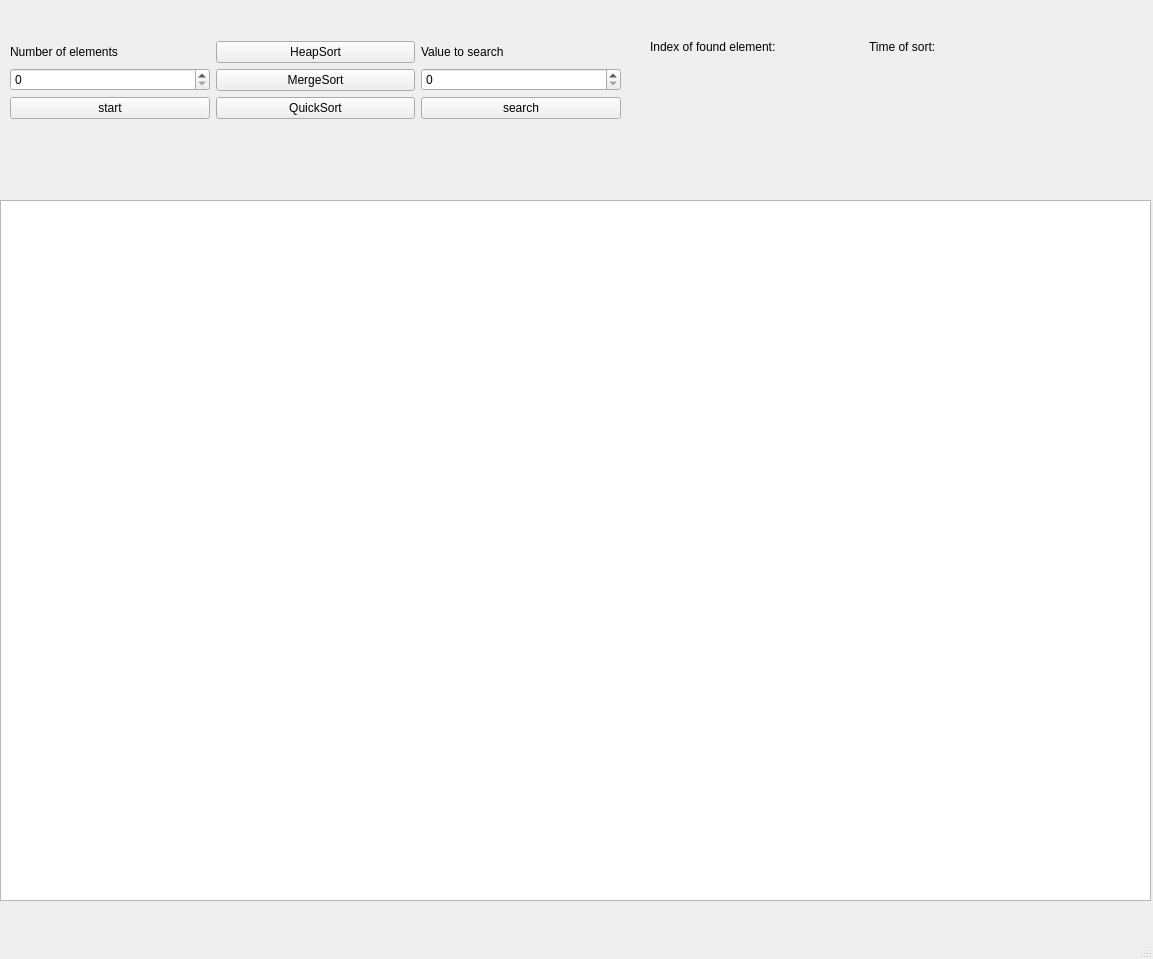
<?xml version="1.0" encoding="UTF-8"?>
<ui version="4.0">
 <class>MainWindow</class>
 <widget class="QMainWindow" name="MainWindow">
  <property name="geometry">
   <rect>
    <x>0</x>
    <y>0</y>
    <width>1153</width>
    <height>959</height>
   </rect>
  </property>
  <property name="windowTitle">
   <string>MainWindow</string>
  </property>
  <widget class="QWidget" name="centralwidget">
   <widget class="QGraphicsView" name="graphicsView">
    <property name="geometry">
     <rect>
      <x>0</x>
      <y>200</y>
      <width>1151</width>
      <height>701</height>
     </rect>
    </property>
   </widget>
   <widget class="QWidget" name="">
    <property name="geometry">
     <rect>
      <x>10</x>
      <y>10</y>
      <width>611</width>
      <height>141</height>
     </rect>
    </property>
    <layout class="QGridLayout" name="gridLayout_4">
     <item row="0" column="0">
      <layout class="QGridLayout" name="gridLayout">
       <item row="0" column="0">
        <widget class="QLabel" name="label_2">
         <property name="text">
          <string>Number of elements</string>
         </property>
        </widget>
       </item>
       <item row="1" column="0">
        <widget class="QSpinBox" name="spinBox">
         <property name="maximum">
          <number>600</number>
         </property>
        </widget>
       </item>
       <item row="2" column="0">
        <widget class="QPushButton" name="pushButton">
         <property name="text">
          <string>start</string>
         </property>
        </widget>
       </item>
      </layout>
     </item>
     <item row="0" column="1">
      <layout class="QGridLayout" name="gridLayout_2">
       <item row="0" column="0">
        <widget class="QPushButton" name="sortButton">
         <property name="text">
          <string>HeapSort</string>
         </property>
        </widget>
       </item>
       <item row="1" column="0">
        <widget class="QPushButton" name="mergeSortButton">
         <property name="text">
          <string>MergeSort</string>
         </property>
        </widget>
       </item>
       <item row="2" column="0">
        <widget class="QPushButton" name="quickSortButton">
         <property name="text">
          <string>QuickSort</string>
         </property>
        </widget>
       </item>
      </layout>
     </item>
     <item row="0" column="2">
      <layout class="QGridLayout" name="gridLayout_3">
       <item row="0" column="0">
        <widget class="QLabel" name="label_4">
         <property name="text">
          <string>Value to search</string>
         </property>
        </widget>
       </item>
       <item row="1" column="0">
        <widget class="QSpinBox" name="searchSpinBox">
         <property name="maximum">
          <number>600</number>
         </property>
        </widget>
       </item>
       <item row="2" column="0">
        <widget class="QPushButton" name="search">
         <property name="text">
          <string>search</string>
         </property>
        </widget>
       </item>
      </layout>
     </item>
    </layout>
   </widget>
   <widget class="QWidget" name="">
    <property name="geometry">
     <rect>
      <x>650</x>
      <y>10</y>
      <width>431</width>
      <height>151</height>
     </rect>
    </property>
    <layout class="QGridLayout" name="gridLayout_7">
     <item row="0" column="0">
      <layout class="QGridLayout" name="gridLayout_5">
       <item row="0" column="0">
        <widget class="QLabel" name="label_6">
         <property name="text">
          <string>Index of found element:</string>
         </property>
        </widget>
       </item>
       <item row="1" column="0">
        <widget class="QLabel" name="searchLabel">
         <property name="font">
          <font>
           <pointsize>14</pointsize>
           <bold>true</bold>
          </font>
         </property>
         <property name="text">
          <string/>
         </property>
         <property name="alignment">
          <set>Qt::AlignCenter</set>
         </property>
        </widget>
       </item>
      </layout>
     </item>
     <item row="0" column="1">
      <layout class="QGridLayout" name="gridLayout_6">
       <item row="0" column="0">
        <widget class="QLabel" name="label_3">
         <property name="text">
          <string>Time of sort:</string>
         </property>
        </widget>
       </item>
       <item row="1" column="0">
        <widget class="QLabel" name="label">
         <property name="font">
          <font>
           <pointsize>14</pointsize>
           <bold>true</bold>
          </font>
         </property>
         <property name="text">
          <string/>
         </property>
         <property name="alignment">
          <set>Qt::AlignLeading|Qt::AlignLeft|Qt::AlignVCenter</set>
         </property>
        </widget>
       </item>
      </layout>
     </item>
    </layout>
   </widget>
  </widget>
  <widget class="QMenuBar" name="menubar">
   <property name="geometry">
    <rect>
     <x>0</x>
     <y>0</y>
     <width>1153</width>
     <height>25</height>
    </rect>
   </property>
  </widget>
  <widget class="QStatusBar" name="statusbar"/>
 </widget>
 <resources/>
 <connections/>
</ui>
